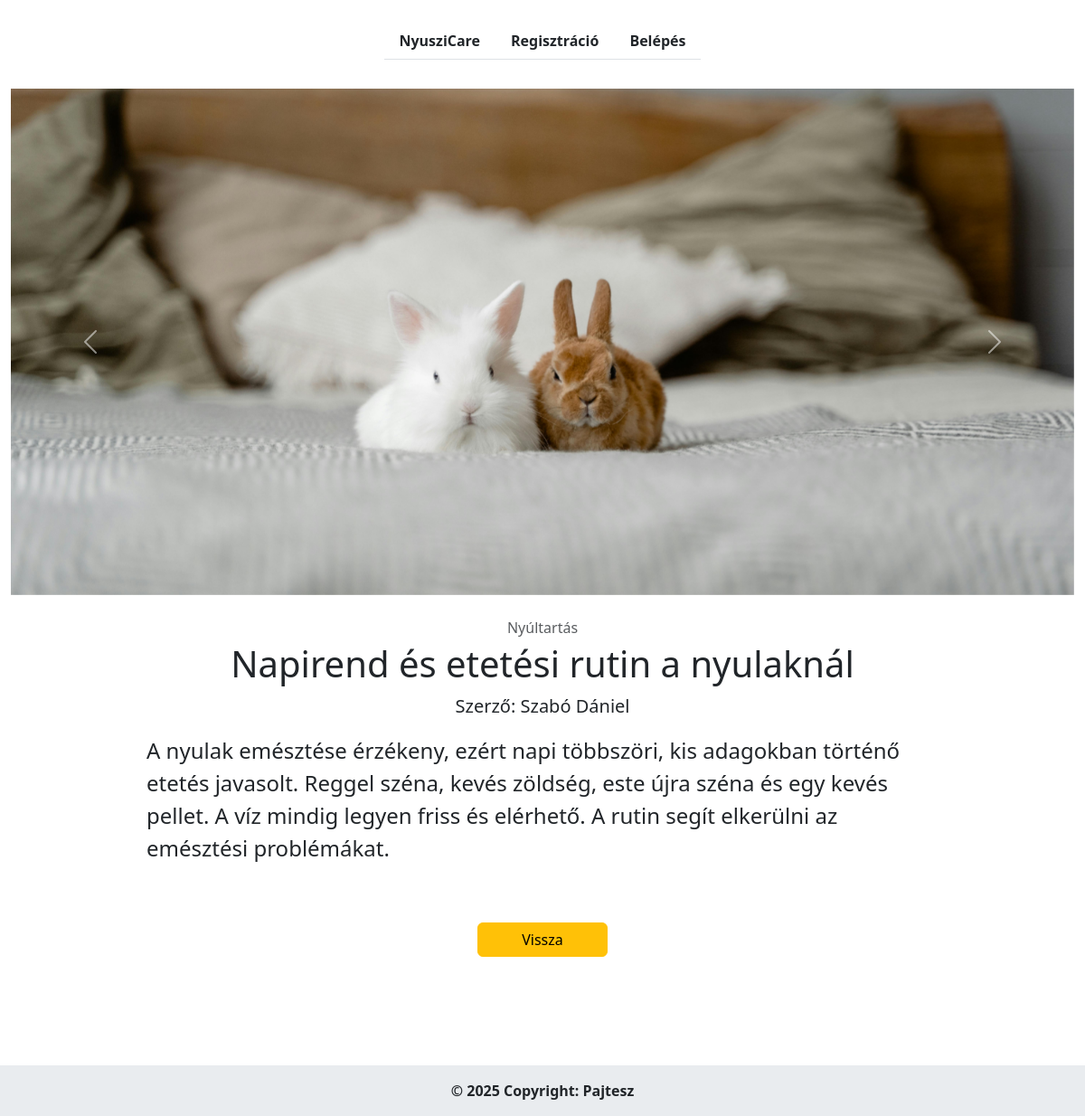
The page /cikk.php?id=4 on the database its author committed.
### tables this page shows
CREATE TABLE `cikkek` (
  `id` int(11) NOT NULL AUTO_INCREMENT,
  `cim` varchar(255) NOT NULL,
  `szerzo` varchar(40) NOT NULL,
  `bevezeto` varchar(400) NOT NULL,
  `tartalom` text NOT NULL,
  `kategoria` enum('Nyultartas','Betegsegek','Etetes') NOT NULL,
  PRIMARY KEY (`id`),
  KEY `cikkek_kategoria_index` (`kategoria`)
);

### includes/functions.php (called while the page is built, shortened)
<?php
function url(string $path = ''): string
{
    return BASE_URL . '/' . ltrim($path, '/');
}
function e($value): string
{
    return htmlspecialchars((string)$value, ENT_QUOTES, 'UTF-8');
}
function dbExecute(mysqli $db, string $sql, array $params = []): mysqli_stmt
{
    $stmt = mysqli_prepare($db, $sql);
    if ($params) {
        $types = '';
        foreach ($params as $param) {
            $types .= is_int($param) ? 'i' : 's';
        }
        mysqli_stmt_bind_param($stmt, $types, ...$params);
    }
    mysqli_stmt_execute($stmt);
    return $stmt;
}
function dbFetchOne(mysqli $db, string $sql, array $params = []): ?array
{
    $result = mysqli_stmt_get_result(dbExecute($db, $sql, $params));
    return mysqli_fetch_assoc($result) ?: null;
}

### cikk.php (the view, shortened to what this page needs)
<?php
require __DIR__ . '/includes/init.php';
$cikkId = filter_var($_GET['id'] ?? null, FILTER_VALIDATE_INT, ['options' => ['min_range' => 1]]);
$cikk = $cikkId
    ? dbFetchOne($connection, 'SELECT cim, szerzo, tartalom, kategoria FROM cikkek WHERE id = ?', [$cikkId])
    : null;
include __DIR__ . '/includes/header.php';
include __DIR__ . '/includes/carousel.php';
?>
<article class="container my-4" style="max-width: 900px;">
  <p class="text-center text-muted mb-1"><?php print e(KATEGORIAK[$cikk['kategoria']]) ?></p>
  <h1 class="text-center"><?php print e($cikk['cim']) ?></h1>
  <p class="fs-5 text-center">Szerző: <?php print e($cikk['szerzo']) ?></p>
  <p class="fs-4"><?php print nl2br(e($cikk['tartalom'])) ?></p>
  <div class="text-center">
    <a class="btn btn-warning my-5 px-5" href="<?php print url('index.php?kategoria=' . urlencode($cikk['kategoria'])) ?>">Vissza</a>
  </div>
</article>
<?php include __DIR__ . '/includes/footer.php'; ?>

### rows shown on the page
cikkek: kategoria "Nyúltartás", cim "Napirend és etetési rutin a nyulaknál", szerzo "Szabó Dániel", tartalom "A nyulak emésztése érzékeny, ezért napi többszöri, kis adagokban történő etetés javasolt. Reggel széna, kevés zöldség, este újra széna és egy kevés pellet. A víz mindig legyen friss és elérhető. A rutin segít elkerülni az emésztési problémákat."
